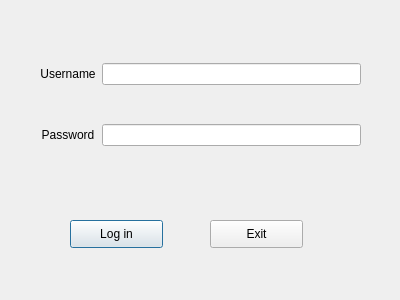
<?xml version="1.0" encoding="UTF-8"?>
<ui version="4.0">
 <class>PfmLgnWindow</class>
 <widget class="QDialog" name="PfmLgnWindow">
  <property name="geometry">
   <rect>
    <x>0</x>
    <y>0</y>
    <width>400</width>
    <height>300</height>
   </rect>
  </property>
  <property name="windowTitle">
   <string>Dialog</string>
  </property>
  <widget class="QPushButton" name="LoginBtn">
   <property name="geometry">
    <rect>
     <x>70</x>
     <y>220</y>
     <width>93</width>
     <height>28</height>
    </rect>
   </property>
   <property name="text">
    <string>Log in</string>
   </property>
  </widget>
  <widget class="QPushButton" name="ExitBtn">
   <property name="geometry">
    <rect>
     <x>210</x>
     <y>220</y>
     <width>93</width>
     <height>28</height>
    </rect>
   </property>
   <property name="text">
    <string>Exit</string>
   </property>
  </widget>
  <widget class="QWidget" name="gridLayoutWidget">
   <property name="geometry">
    <rect>
     <x>40</x>
     <y>30</y>
     <width>321</width>
     <height>151</height>
    </rect>
   </property>
   <layout class="QGridLayout" name="gridLayout">
    <item row="0" column="0">
     <widget class="QLabel" name="UsernameLabel">
      <property name="text">
       <string>Username</string>
      </property>
      <property name="alignment">
       <set>Qt::AlignCenter</set>
      </property>
     </widget>
    </item>
    <item row="1" column="0">
     <widget class="QLabel" name="PasswordLabel">
      <property name="text">
       <string>Password</string>
      </property>
      <property name="alignment">
       <set>Qt::AlignCenter</set>
      </property>
     </widget>
    </item>
    <item row="0" column="1">
     <widget class="QLineEdit" name="UsernameLineEdit"/>
    </item>
    <item row="1" column="1">
     <widget class="QLineEdit" name="PasswordLineEdit"/>
    </item>
   </layout>
  </widget>
 </widget>
 <resources/>
 <connections/>
</ui>
